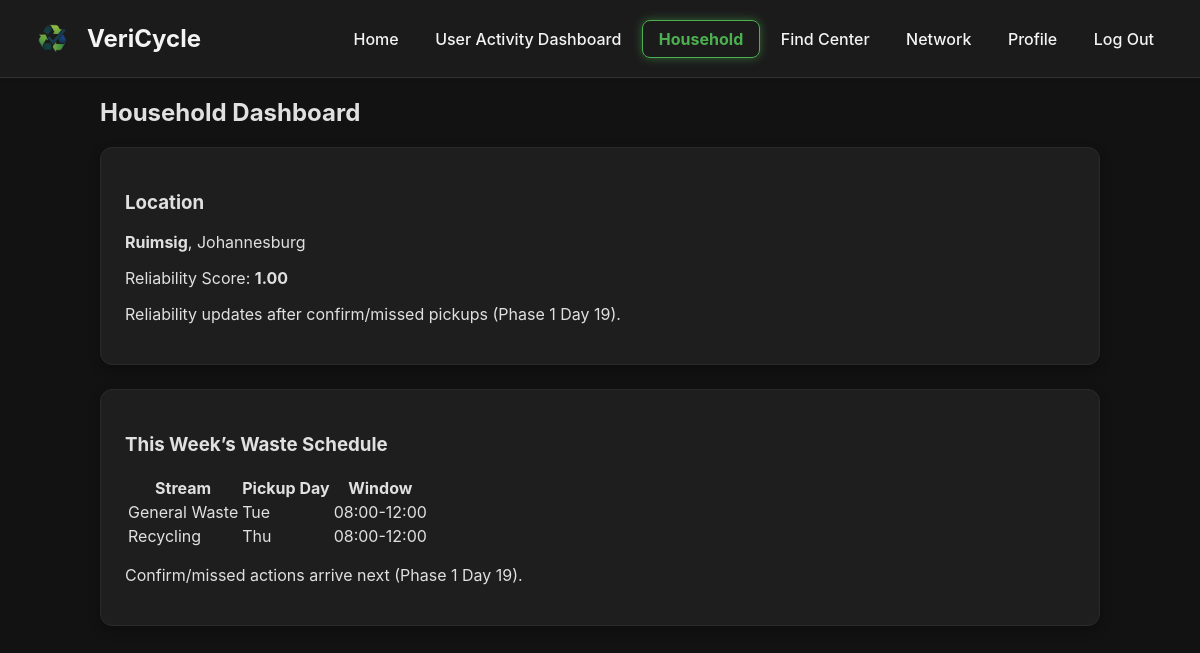
The app's page /household (signed in) with its own data.
### models.py (models this page shows)
class Location(db.Model):
    __tablename__ = "location"
    id = db.Column(db.Integer, primary_key=True)
    name = db.Column(db.String(120), nullable=False)          # e.g. "Ruimsig"
    city = db.Column(db.String(120), nullable=True)           # e.g. "Johannesburg"
    ward = db.Column(db.String(50), nullable=True)
    latitude = db.Column(db.Float, nullable=True)
    longitude = db.Column(db.Float, nullable=True)

class HouseholdProfile(db.Model):
    __tablename__ = "household_profile"
    id = db.Column(db.Integer, primary_key=True)
    user_id = db.Column(db.Integer, db.ForeignKey("user.id"), nullable=False, unique=True)
    location_id = db.Column(db.Integer, db.ForeignKey("location.id"), nullable=False)
    reliability_score = db.Column(db.Float, default=1.0)
    user = db.relationship("User", backref=db.backref("household_profile", uselist=False))
    location = db.relationship("Location", backref=db.backref("households", lazy=True))

class WasteSchedule(db.Model):
    __tablename__ = "waste_schedule"
    id = db.Column(db.Integer, primary_key=True)
    location_id = db.Column(db.Integer, db.ForeignKey("location.id"), nullable=False)
    stream = db.Column(db.String(50), nullable=False)
    pickup_day = db.Column(db.Integer, nullable=False)
    pickup_window = db.Column(db.String(50), nullable=True)
    location = db.relationship("Location", backref=db.backref("schedules", lazy=True))

### app.py (the view, shortened to what this page needs)
@app.route('/household')
@login_required
def household_dashboard():
    profile = HouseholdProfile.query.filter_by(user_id=current_user.id).first()
    location = Location.query.get(profile.location_id)
    schedules = WasteSchedule.query.filter_by(location_id=location.id).order_by(WasteSchedule.pickup_day.asc()).all()
    schedule_rows = [
        {
            "stream": s.stream,
            "day": DAY_NAMES[s.pickup_day] if s.pickup_day is not None and 0 <= s.pickup_day < 7 else "-",
            "window": s.pickup_window or "—"
        }
        for s in schedules
    ]
    return render_template(
        "household.html",
        location=location,
        reliability_score=profile.reliability_score,
        schedules=schedule_rows,
        active_page='household'
    )

### app.py (called while the page is built)
@login_manager.user_loader
def load_user(user_id):
    try:
        return db.session.get(User, int(user_id))
    except OperationalError:
        return None

### templates/household.html (shortened to what this page needs)
<!DOCTYPE html>
<html lang="en">
<head>
    <link rel="stylesheet" href="{{ url_for('static', filename='style.css') }}">
</head>
<body class="dark-theme">
    {% include '_navbar.html' %}
    <main class="container">
      <h2>Household Dashboard</h2>
      <div class="card">
        <h3>Location</h3>
        <p><strong>{{ location.name }}</strong>{% if location.city %}, {{ location.city }}{% endif %}</p>
        <p>Reliability Score: <strong>{{ "%.2f"|format(reliability_score) }}</strong></p>
        <p class="muted">Reliability updates after confirm/missed pickups (Phase 1 Day 19).</p>
      </div>
      <div class="card">
        <h3>This Week’s Waste Schedule</h3>
        <table>
          <thead>
            <tr>
              <th>Stream</th>
              <th>Pickup Day</th>
              <th>Window</th>
            </tr>
          </thead>
          <tbody>
            {% for row in schedules %}
            <tr>
              <td>{{ row.stream }}</td>
              <td>{{ row.day }}</td>
              <td>{{ row.window }}</td>
            </tr>
            {% endfor %}
          </tbody>
        </table>
        <p class="muted">Confirm/missed actions arrive next (Phase 1 Day 19).</p>
      </div>
    </main>
</body>
</html>

### records on screen
Location: name "Ruimsig", city "Johannesburg"
HouseholdProfile: reliability_score "1.00"
WasteSchedule: stream "General Waste", day "Tue", window "08:00-12:00"
WasteSchedule: stream "Recycling", day "Thu", window "08:00-12:00"
